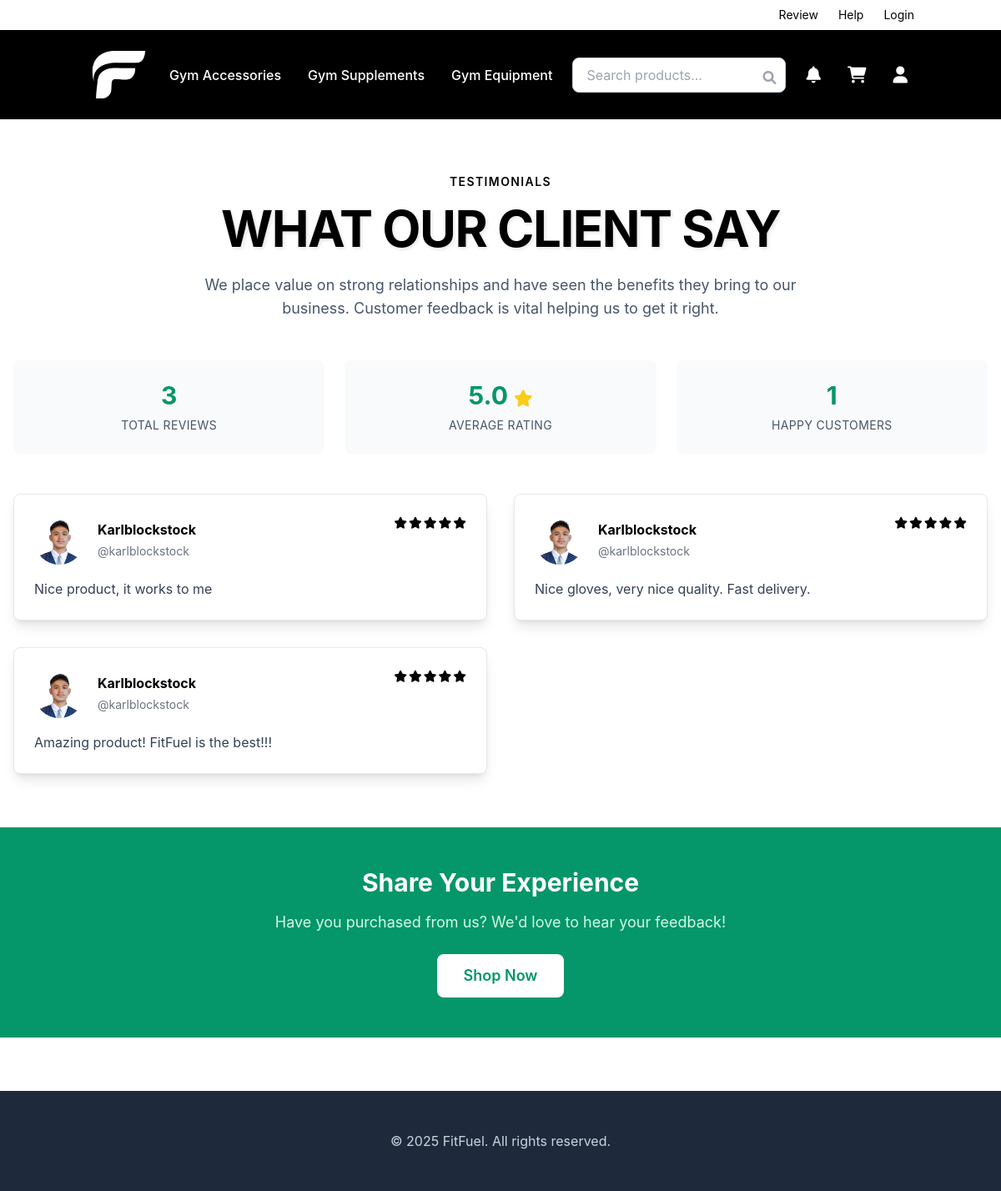
Screenshot of /testimonials.php with the database file from the repository.
### tables this page shows
CREATE TABLE `reviews` (
  `review_id` bigint(20) UNSIGNED NOT NULL,
  `order_id` bigint(20) UNSIGNED NOT NULL,
  `order_item_id` bigint(20) UNSIGNED NOT NULL,
  `product_id` bigint(20) UNSIGNED NOT NULL,
  `user_id` bigint(20) UNSIGNED NOT NULL,
  `rating` tinyint(1) UNSIGNED NOT NULL,
  `review_text` text DEFAULT NULL,
  `is_verified_purchase` tinyint(1) NOT NULL DEFAULT 1,
  `helpful_count` int(11) NOT NULL DEFAULT 0,
  `status` enum('pending','approved','rejected') NOT NULL DEFAULT 'approved',
  `created_at` timestamp NOT NULL DEFAULT current_timestamp(),
  `updated_at` timestamp NOT NULL DEFAULT current_timestamp() ON UPDATE current_timestamp()
);

CREATE TABLE `users` (
  `user_id` bigint(20) UNSIGNED NOT NULL,
  `username` varchar(100) NOT NULL,
  `email` varchar(150) NOT NULL,
  `phone` varchar(20) DEFAULT NULL,
  `date_of_birth` date DEFAULT NULL,
  `address` varchar(255) DEFAULT NULL,
  `password_hash` varchar(255) DEFAULT NULL,
  `google_id` varchar(255) DEFAULT NULL,
  `role` enum('admin','manager','staff','customer') NOT NULL DEFAULT 'customer',
  `status` enum('active','inactive','suspended') NOT NULL DEFAULT 'active',
  `created_at` timestamp NOT NULL DEFAULT current_timestamp(),
  `updated_at` timestamp NOT NULL DEFAULT current_timestamp() ON UPDATE current_timestamp(),
  `last_login` timestamp NULL DEFAULT NULL,
  `first_name` varchar(100) DEFAULT NULL,
  `last_name` varchar(100) DEFAULT NULL,
  `profile_picture` varchar(255) DEFAULT NULL,
  `otp` varchar(6) DEFAULT NULL,
  `otp_expiry` datetime DEFAULT NULL
);

### testimonials.php (the view, shortened to what this page needs)
<?php
require_once 'config/currency_helper.php';
try {
    $reviewsStmt = $pdo->prepare("
        SELECT
            r.review_id,
            r.rating,
            r.review_text,
            r.created_at,
            u.user_id,
            u.username,
            u.profile_picture,
            p.name as product_name,
            r.is_verified_purchase
        FROM reviews r
        JOIN users u ON r.user_id = u.user_id
        JOIN products p ON r.product_id = p.product_id
        WHERE r.status = 'approved' AND r.review_text IS NOT NULL AND r.review_text != ''
        ORDER BY r.created_at DESC
        LIMIT 20
    ");
    $reviewsStmt->execute();
    $reviews = $reviewsStmt->fetchAll(PDO::FETCH_ASSOC);
    $statsStmt = $pdo->query("
        SELECT
            COUNT(*) as total_reviews,
            AVG(rating) as average_rating,
            COUNT(DISTINCT user_id) as total_customers
        FROM reviews
        WHERE status = 'approved'
    ");
    $stats = $statsStmt->fetch(PDO::FETCH_ASSOC);
} catch (PDOException $e) {
    error_log("Error fetching testimonials: " . $e->getMessage());
    $reviews = [];
    $stats = ['total_reviews' => 0, 'average_rating' => 0, 'total_customers' => 0];
}
?>
<!DOCTYPE html>
<html lang="en">
<head>
    <script src="https://cdn.tailwindcss.com"></script>
    <link href="https://cdnjs.cloudflare.com/ajax/libs/font-awesome/6.0.0/css/all.min.css" rel="stylesheet">
    <link rel="stylesheet" href="css/style.css">
</head>
<body class="font-body bg-white text-slate-600">
    <nav class="bg-white text-black py-2">
      <div class="container mx-auto px-4">
        <div class="flex justify-end space-x-6 text-sm">
          <a href="testimonials.php" class="hover:text-emerald-400 transition-colors">Review</a>
          <a href="faq.php" class="hover:text-emerald-400 transition-colors">Help</a>
          <?php if (!empty($_SESSION['user_id'])): ?>
            <a href="logout.php" class="hover:text-emerald-400 transition-colors">Logout</a>
          <?php else: ?>
            <a href="login.php" class="hover:text-emerald-400 transition-colors">Login</a>
          <?php endif; ?>
        </div>
      </div>
    </nav>
    <nav class="sticky top-0 z-50 bg-black border-b border-white py-4 backdrop-blur">
      <div class="container mx-auto px-4">
        <div class="flex items-center justify-between">
          <a href="index.php" class="flex items-center">
            <img src="img/LOGO-Fitfuel.png" width="75" height="auto" alt="LOGO">
          </a>
          <div class="hidden md:flex space-x-8">
            <a href="shop.php?category=1" class="font-medium text-white hover:text-emerald-600 transition-colors">Gym Accessories</a>
            <a href="shop.php?category=3" class="font-medium text-white hover:text-emerald-600 transition-colors">Gym Supplements</a>
            <a href="shop.php?category=2" class="font-medium text-white hover:text-emerald-600 transition-colors">Gym Equipment</a>
          </div>
          <div class="flex items-center space-x-4">
            <form method="GET" action="shop.php" class="relative hidden md:block">
              <input type="text" name="search" placeholder="Search products..." class="w-64 px-4 py-2 border border-gray-300 rounded-lg focus:outline-none focus:ring-2 focus:ring-emerald-500">
              <button type="submit" class="absolute right-3 top-3 text-gray-400 hover:text-emerald-600">
                <i class="fas fa-search"></i>
              </button>
            </form>
            <button class="relative p-2 text-white hover:text-emerald-600 transition-colors">
              <i class="fas fa-bell text-xl"></i>
            </button>
            <a href="cart.php" class="relative p-2 text-white hover:text-emerald-600 transition-colors">
              <i class="fas fa-shopping-cart text-xl"></i>
            </a>
            <div class="relative" id="profileMenu">
              <button id="profileBtn"
                  class="p-2 text-white hover:text-emerald-600 transition-colors rounded-full focus:outline-none focus:ring-2 focus:ring-emerald-500"
                  aria-haspopup="true" aria-expanded="false">
                <i class="fas fa-user text-xl"></i>
              </button>
            </div>
          </div>
        </div>
      </div>
    </nav>
    <section class="py-16 bg-white">
        <div class="container mx-auto px-4 max-w-7xl">
            <div class="text-center mb-12">
                <p class="uppercase tracking-widest text-sm text-black mb-4 font-semibold">TESTIMONIALS</p>
                <h1 class="text-4xl md:text-6xl font-bold text-black mb-6 uppercase tracking-tight" style="text-shadow: 2px 2px 4px rgba(0,0,0,0.1);">
                    WHAT OUR CLIENT SAY
                </h1>
                <p class="text-base md:text-lg text-slate-600 max-w-3xl mx-auto">
                    We place value on strong relationships and have seen the benefits they bring to our business.
                    Customer feedback is vital helping us to get it right.
                </p>
            </div>
            <div class="grid grid-cols-1 md:grid-cols-3 gap-6 mb-12">
                <div class="text-center p-6 bg-gray-50 rounded-lg">
                    <div class="text-3xl font-bold text-emerald-600 mb-2"><?php echo number_format($stats['total_reviews']); ?></div>
                    <div class="text-sm text-slate-600 uppercase tracking-wide">Total Reviews</div>
                </div>
                <div class="text-center p-6 bg-gray-50 rounded-lg">
                    <div class="text-3xl font-bold text-emerald-600 mb-2">
                        <?php echo number_format((float)$stats['average_rating'], 1); ?>
                        <i class="fas fa-star text-yellow-400 text-xl"></i>
                    </div>
                    <div class="text-sm text-slate-600 uppercase tracking-wide">Average Rating</div>
                </div>
                <div class="text-center p-6 bg-gray-50 rounded-lg">
                    <div class="text-3xl font-bold text-emerald-600 mb-2"><?php echo number_format($stats['total_customers']); ?></div>
                    <div class="text-sm text-slate-600 uppercase tracking-wide">Happy Customers</div>
                </div>
            </div>
            <?php if (empty($reviews)): ?>
                <div class="text-center py-16">
                    <i class="fas fa-comments text-6xl text-gray-300 mb-4"></i>
                    <p class="text-xl text-gray-500">No testimonials yet. Be the first to share your experience!</p>
                </div>
            <?php else: ?>
                <div class="grid grid-cols-1 md:grid-cols-2 gap-8">
                    <?php foreach (array_slice($reviews, 0, 20) as $review): ?>
                        <div class="testimonial-card bg-white rounded-lg border border-gray-200 shadow-lg p-6">
                            <div class="flex items-start justify-between mb-4">
                                <div class="flex items-center space-x-4">
                                    <?php if (!empty($review['profile_picture'])): ?>
                                        <img src="<?php echo htmlspecialchars($review['profile_picture']); ?>"
                                             alt="<?php echo htmlspecialchars($review['username']); ?>"
                                             class="profile-image">
                                    <?php else: ?>
                                        <div class="profile-image bg-gradient-to-br from-gray-300 to-gray-400 flex items-center justify-center text-white font-bold text-xl">
                                            <?php echo strtoupper(substr($review['username'], 0, 1)); ?>
                                        </div>
                                    <?php endif; ?>
                                    <div>
                                        <div class="font-bold text-black text-base mb-1">
                                            <?php echo htmlspecialchars(ucfirst($review['username'])); ?>
                                        </div>
                                        <div class="text-sm text-gray-500">
                                            @<?php echo htmlspecialchars($review['username']); ?>
                                        </div>
                                    </div>
                                </div>
                                <div class="flex space-x-0.5">
                                    <?php for ($i = 1; $i <= 5; $i++): ?>
                                        <i class="fas fa-star star-rating text-sm <?php echo $i <= $review['rating'] ? 'text-black' : 'text-gray-200'; ?>"></i>
                                    <?php endfor; ?>
                                </div>
                            </div>
                            <div class="text-slate-700 leading-relaxed text-base">
                                <?php echo nl2br(htmlspecialchars($review['review_text'])); ?>
                            </div>
                        </div>
                    <?php endforeach; ?>
                </div>
            <?php endif; ?>
        </div>
    </section>
    <section class="py-12 bg-emerald-600">
        <div class="container mx-auto px-4 text-center">
            <h2 class="text-3xl font-bold text-white mb-4">Share Your Experience</h2>
            <p class="text-emerald-100 mb-6 text-lg">Have you purchased from us? We'd love to hear your feedback!</p>
            <a href="shop.php" class="bg-white text-emerald-600 px-8 py-3 rounded-lg font-semibold text-lg hover:bg-gray-100 transition-colors inline-block">
                Shop Now
            </a>
        </div>
    </section>
    <footer class="bg-slate-800 text-white py-12 mt-16">
      <div class="container mx-auto px-4 text-center">
        <p class="text-slate-300">&copy; <?php echo date('Y'); ?> FitFuel. All rights reserved.</p>
      </div>
    </footer>
</body>
</html>

### css/style.css (style rules this page uses)
:root { --primary: #059669; --secondary: #10b981; --accent: #10b981; --muted: #f1f5f9; --foreground: #475569; --border: #e5e7eb; }
.font-body { font-family: 'DM Sans', -apple-system, BlinkMacSystemFont, 'Segoe UI', Roboto, 'Helvetica Neue', Arial, sans-serif; }
body, html { font-family: 'DM Sans', -apple-system, BlinkMacSystemFont, 'Segoe UI', Roboto, 'Helvetica Neue', Arial, sans-serif; }
h1, h2, h3, h4, h5, h6 { font-family: 'Space Grotesk', -apple-system, BlinkMacSystemFont, 'Segoe UI', Roboto, 'Helvetica Neue', Arial, sans-serif; }
p, span, div, a, button, input, textarea, select { font-family: 'DM Sans', -apple-system, BlinkMacSystemFont, 'Segoe UI', Roboto, 'Helvetica Neue', Arial, sans-serif; }

### testimonials.php (style rules this page uses)
.testimonial-card { transition: transform 0.3s ease, box-shadow 0.3s ease; }
.star-rating { color: #000; }
.profile-image { width: 60px; height: 60px; object-fit: cover; border-radius: 50%; }

### rows the page displays
reviews: user.profile_picture (picture), user.username "Karlblockstock", user.username "karlblockstock", rating 5 (drawn), review_text "Nice product, it works to me"
reviews: user.profile_picture (picture), user.username "Karlblockstock", user.username "karlblockstock", rating 5 (drawn), review_text "Nice gloves, very nice quality. Fast delivery."
reviews: user.profile_picture (picture), user.username "Karlblockstock", user.username "karlblockstock", rating 5 (drawn), review_text "Amazing product! FitFuel is the best!!!"

### other values shown
$stats['total_reviews'] "3"
$stats['average_rating'] "5.0"
$stats['total_customers'] "1"
